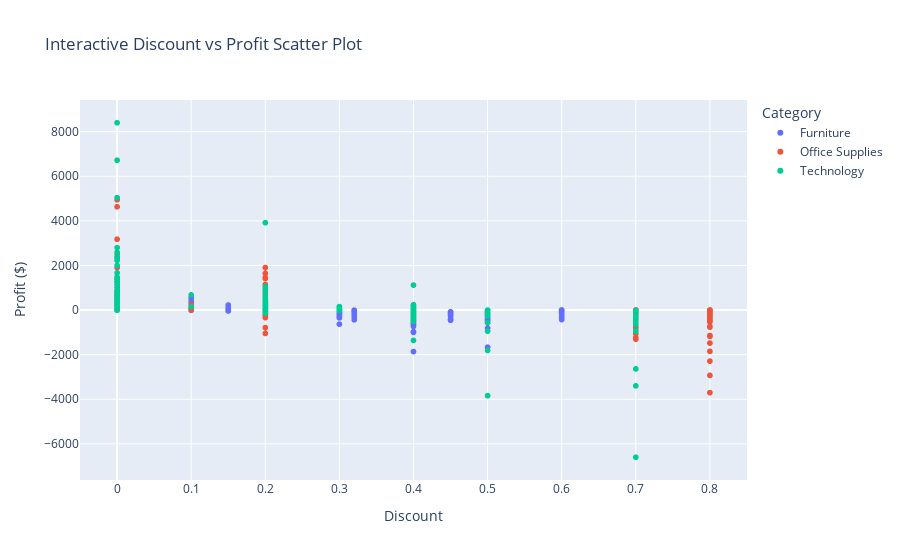

Source (notebook cell):
### Code cell
import plotly.express as px

fig = px.scatter(
    df,
    x='Discount',
    y='Profit',
    color='Category',
    hover_data=['Product Name', 'Sales', 'Profit'],
    title='Interactive Discount vs Profit Scatter Plot'
)
fig.update_layout(
    xaxis_tickformat='%{percent:.0f}', 
    yaxis_title='Profit ($)'
)
fig.show()

### Figure 1 — Plotly figure (JSON) as saved in the notebook; plotly's stock layout.template omitted (floating-point values rounded to 4 significant figures; data arrays with more than 128 entries replaced by an {"elided": "..."} marker saying what was removed)
{"data": [{"customdata": {"elided": "2121x2 mixed values"}, "hovertemplate": "Category=Furniture<br>Discount=%{x}<br>Profit=%{y}<br>Product Name=%{customdata[0]}<br>Sales=%{customdata[1]}<extra></extra>", "legendgroup": "Furniture", "marker": {"color": "#636efa", "symbol": "circle"}, "mode": "markers", "name": "Furniture", "showlegend": true, "type": "scattergl", "x": {"elided": "2121 float values"}, "xaxis": "x", "y": {"elided": "2121 float values"}, "yaxis": "y"}, {"customdata": {"elided": "6026x2 mixed values"}, "hovertemplate": "Category=Office Supplies<br>Discount=%{x}<br>Profit=%{y}<br>Product Name=%{customdata[0]}<br>Sales=%{customdata[1]}<extra></extra>", "legendgroup": "Office Supplies", "marker": {"color": "#EF553B", "symbol": "circle"}, "mode": "markers", "name": "Office Supplies", "showlegend": true, "type": "scattergl", "x": {"elided": "6026 float values"}, "xaxis": "x", "y": {"elided": "6026 float values"}, "yaxis": "y"}, {"customdata": {"elided": "1847x2 mixed values"}, "hovertemplate": "Category=Technology<br>Discount=%{x}<br>Profit=%{y}<br>Product Name=%{customdata[0]}<br>Sales=%{customdata[1]}<extra></extra>", "legendgroup": "Technology", "marker": {"color": "#00cc96", "symbol": "circle"}, "mode": "markers", "name": "Technology", "showlegend": true, "type": "scattergl", "x": {"elided": "1847 float values"}, "xaxis": "x", "y": {"elided": "1847 float values"}, "yaxis": "y"}], "layout": {"legend": {"title": {"text": "Category"}, "tracegroupgap": 0}, "title": {"text": "Interactive Discount vs Profit Scatter Plot"}, "xaxis": {"anchor": "y", "domain": [0, 1], "tickformat": "%{percent:.0f}", "title": {"text": "Discount"}}, "yaxis": {"anchor": "x", "domain": [0, 1], "title": {"text": "Profit ($)"}}}}
